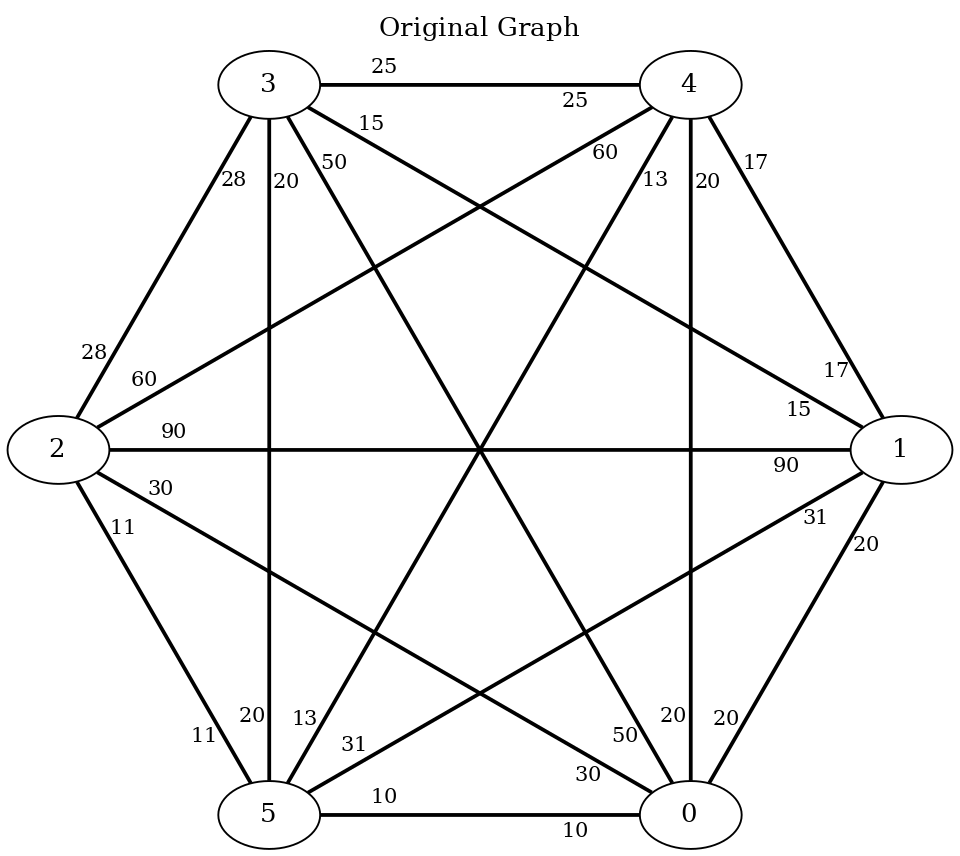
//> input picture Graphs/original.png, 960 x 856 px
$ ./DisplayImage   (built with g++ and OpenCV 4)
//> lines starting //> are read from the running program, lines starting //| are printed output that depends on the picture; pictures that were not available may be replaced by others from this repository, and a replacement may not be noted
#include <iostream>
#include <opencv2/opencv.hpp>

using namespace cv;

int main(int argc, char **argv)
{

    Mat image[6];

    std::string original_link = "/home/bhoopesh/CGT_Project/Graphs/original.png";

    Mat original = imread(original_link, IMREAD_GRAYSCALE);
//> original is the input picture: 856 rows x 960 cols, CV_8UC1; min 0, max 255, mean 243.1

    if (original.empty())
    {
        std::cout << "Image File "
                  << "Not Found" << std::endl;

        std::cin.get();
        return -1;
    }

    imshow("Window Name", original);

    waitKey(2000);

    for (int i = 0; i <= 5; i++)
    {

        std::string link = "/home/bhoopesh/CGT_Project/Graphs/img" + std::to_string(i) + ".png";

        image[i] = imread(link, IMREAD_GRAYSCALE);
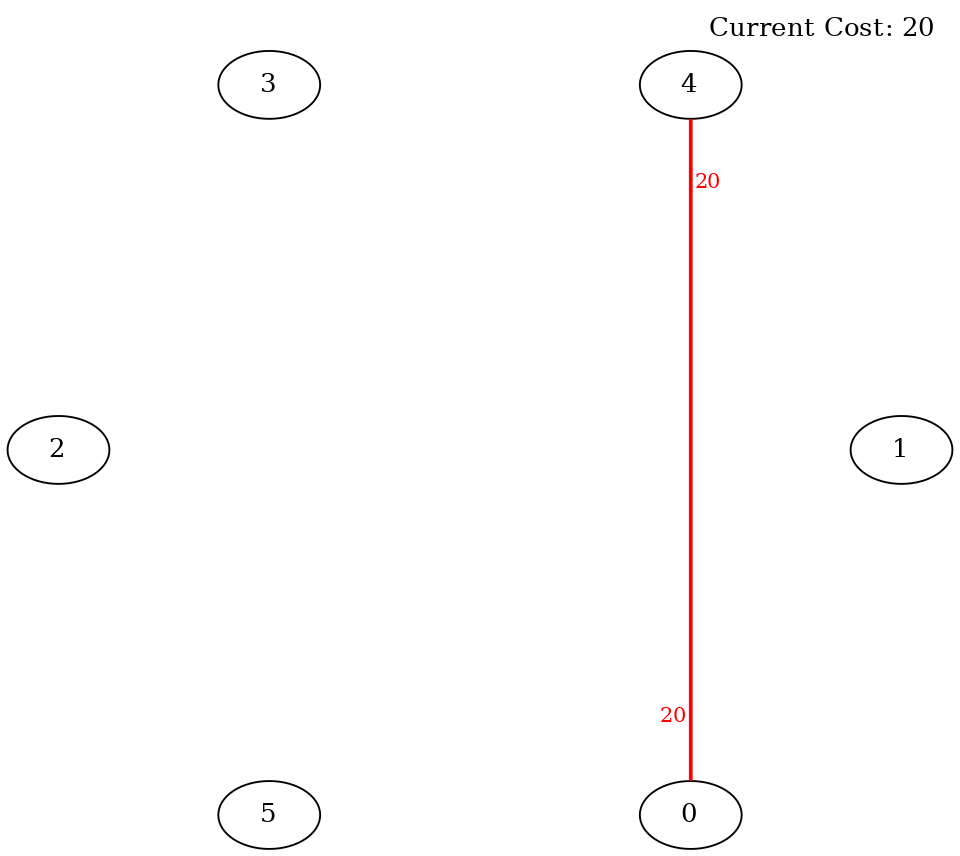
//> input picture Graphs/img0.png, 960 x 856 px
//> image[0]: 856 rows x 960 cols, CV_8UC1; min 0, max 255, mean 253

        if (image[i].empty())
        {
            std::cout << "Image File "
                      << "Not Found" << std::endl;

            std::cin.get();
            return -1;
        }

        imshow("Window Name", image[i]);

        // Wait for any keystroke
        waitKey(1000);
    }

    std::string final_link = "/home/bhoopesh/CGT_Project/Graphs/final.png";

    Mat final = imread(final_link, IMREAD_GRAYSCALE);
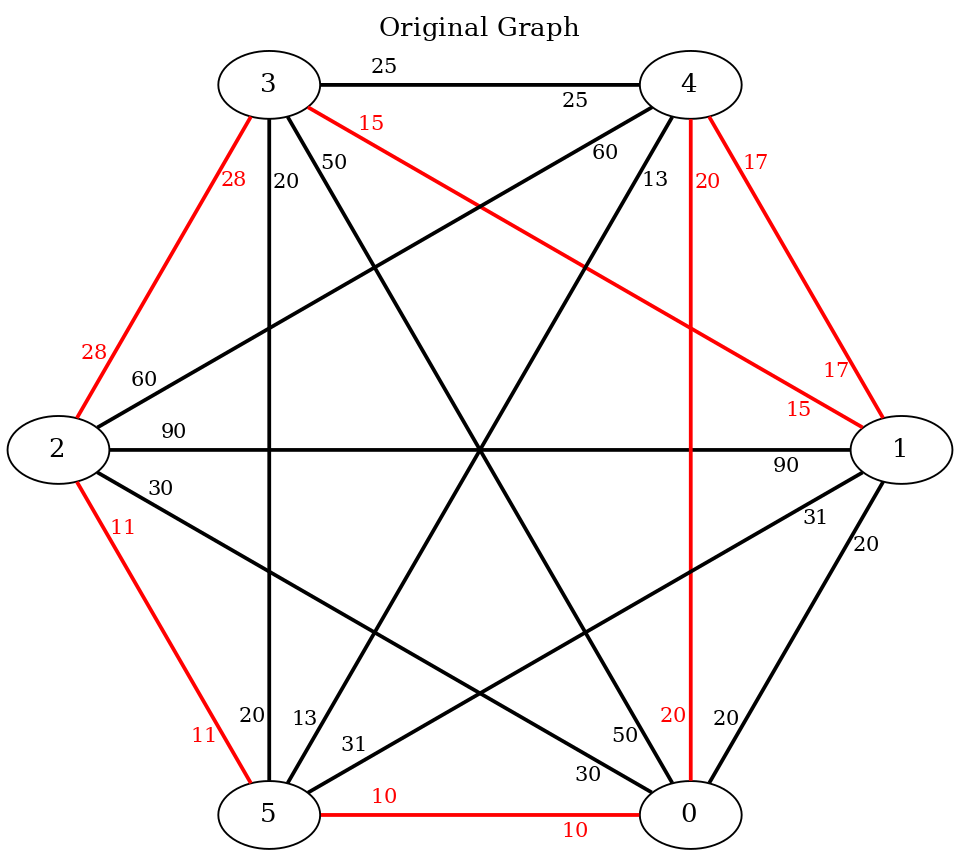
//> input picture Graphs/final.png, 960 x 856 px
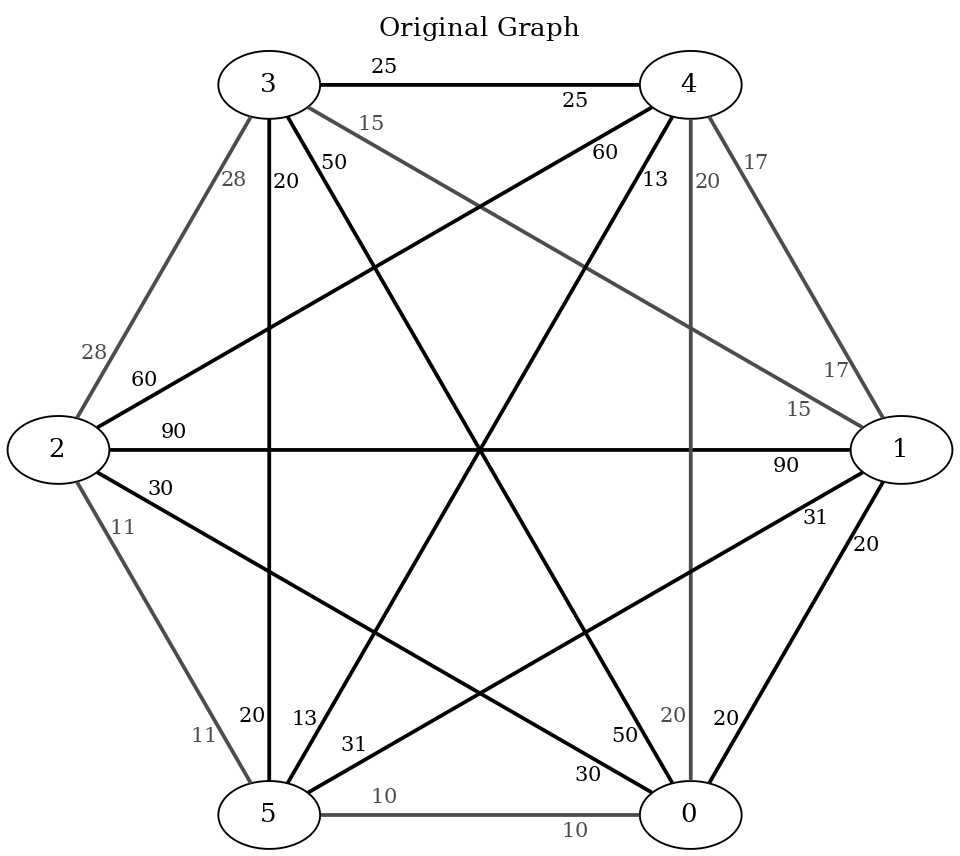
//> final: 856 rows x 960 cols, CV_8UC1; min 0, max 255, mean 244.1

    if (final.empty())
    {
        std::cout << "Image File "
                  << "Not Found" << std::endl;

        std::cin.get();
        return -1;
    }

    imshow("Window Name", final);

    waitKey(2000);

    return 0;
}
